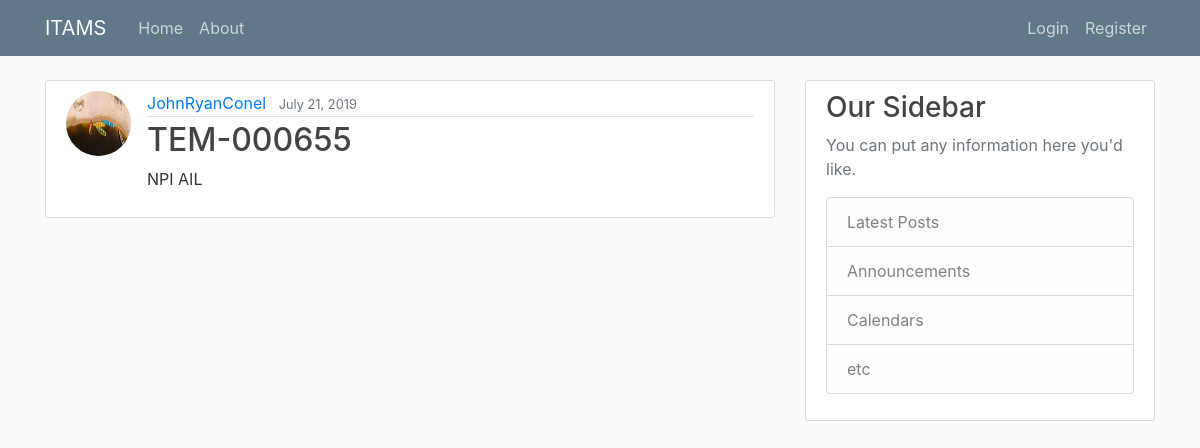
The page /asset/3281/ on the database its author committed.
### core/models.py (models this page shows, shortened)
class Asset(models.Model):
    name = models.CharField(max_length = 128)
    description = models.TextField()
    date_added = models.DateTimeField(default=timezone.now)
    added_by = models.ForeignKey(User, on_delete=models.CASCADE)

### users/models.py (models this page shows, shortened)
class Profile(models.Model):
    user = models.OneToOneField(User, on_delete=models.CASCADE)
    image = models.ImageField(default='default.jpg', upload_to='profile_pics')

### core/views.py (the view)
# urls.py: path('asset/<int:pk>/', AssetDetailView.as_view(), name='asset-detail'),
class AssetDetailView(DetailView):
    model = Asset

### core/templates/core/asset_detail.html (shortened to what this page needs)
{% extends "core/base.html" %}
{% block content %}
    <article class="media content-section">
        <img class="rounded-circle article-img" src="{{ object.added_by.profile.image.url }}">
        <div class="media-body">
            <div class="article-metadata">
            <a class="mr-2" href="{% url 'user-assets' object.added_by.username %}">{{ object.added_by }}</a>
            <small class="text-muted">{{ object.date_added|date:"F d, Y" }}</small>
            </div>
            <h2 class="article-title">{{ object.name }}</h2>
            <p class="article-content">{{ object.description }}</p>
        </div>
    </article>
{% endblock content %}

### core/static/core/main.css (style rules this page uses)
body { background: #fafafa; color: #333333; margin-top: 5rem; }
h1, h2, h3, h4, h5, h6 { color: #444444; }
.content-section { background: #ffffff; padding: 10px 20px; border: 1px solid #dddddd; border-radius: 3px; margin-bottom: 20px; }
.article-title { color: #444444; }
.article-content { white-space: pre-line; }
.article-img { height: 65px; width: 65px; margin-right: 16px; }
.article-metadata { padding-bottom: 1px; margin-bottom: 4px; border-bottom: 1px solid #e3e3e3 }

### rows shown on the page
Asset: added_by.profile.image (picture), added_by "JohnRyanConel", date_added "July 21, 2019", name "TEM-000655", description "NPI AIL"
